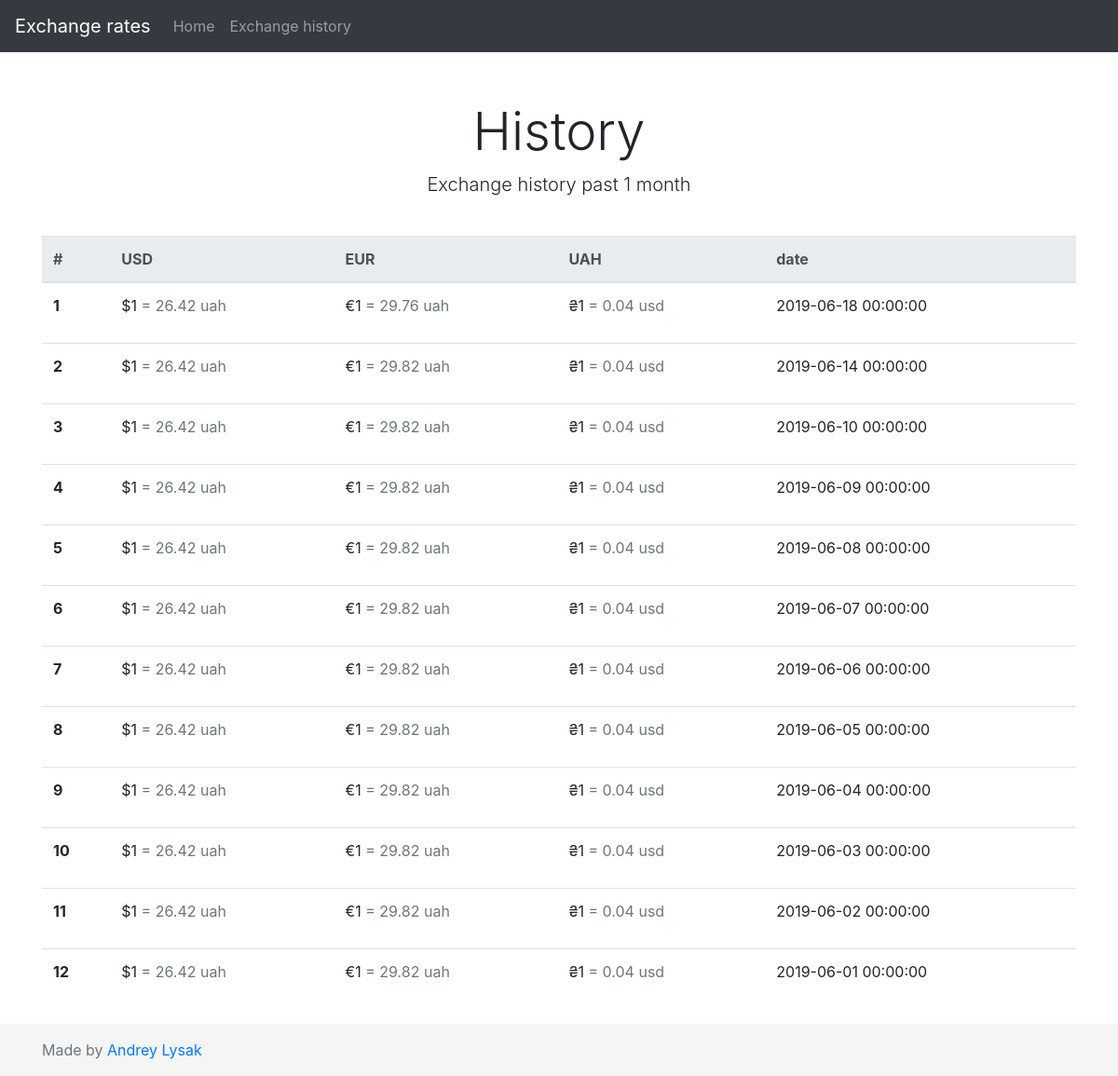
Screenshot of /index.php/home/exchange_history with the database file from the repository.
### tables this page shows
CREATE TABLE `exchange_history` (
  `id` int(10) UNSIGNED NOT NULL,
  `usd` varchar(100) DEFAULT NULL,
  `eur` varchar(100) DEFAULT NULL,
  `uah` varchar(100) DEFAULT NULL,
  `date` datetime NOT NULL
);

### application/controllers/home.php (called while the page is built, shortened)
<?php
class Home extends CI_Controller {
	public function __construct()
	{
		$this->load->model('exchange_model');
		$this->load->helper('url_helper');
	}
	public function exchange_history()
	{
		$this->load->helper('url');
		$data['title'] = ucfirst('Exchange history');
		$data['request_url'] = self::request_url();
		$data['controller'] = $this;
		$data['exchange'] = $this->exchange_model->get_exchange();
		$this->load->view('templates/header', $data);
		$this->load->view('pages/exchange_history');
		$this->load->view('templates/footer');
	}
	public static function request_url() {
		return $_SERVER['HTTP_HOST'].$_SERVER['REQUEST_URI'];
	}
	public static function page_current($current_page) {
		$request_url = $_SERVER['HTTP_HOST'].$_SERVER['REQUEST_URI'];
		if (strlen($current_page) != 0) {
			$current_url = site_url().'/'.$current_page;
		} else {
			$current_url = site_url();
		}
		if (strcasecmp($current_url, $request_url) == 0) {
			return true;
		} else {
			return false;
		}
	}
}

### index.php (called while the page is built, shortened)
<?php
require_once BASEPATH.'core/CodeIgniter.php';

### application/models/Exchange_model.php (called while the page is built, shortened)
<?php
class Exchange_model extends CI_Model {
    public function get_exchange($date = FALSE)
    {
        if ($date === FALSE)
        {
            $query = $this->db->order_by('date', 'DESC')->limit(31)->get('exchange_history');
            return $query->result_array();
        }
        $query = $this->db->get_where('exchange_history', array('date' => $date));
        return $query->result_array();
    }
}
?>

### application/views/pages/exchange_history.php (the view, shortened to what this page needs)
<div class="page">
	<main role="main" class="flex-shrink-0">
		<div class="container">
			<div class="px-3 py-3 pt-md-5 pb-md-4 mx-auto text-center">
				<h1 class="display-4">History</h1>
				<p class="lead">Exchange history past 1 month</p>
			</div>
			<table class="table">
				<thead class="thead-light">
					<tr>
						<th scope="col">#</th>
						<th scope="col">USD</th>
						<th scope="col">EUR</th>
						<th scope="col">UAH</th>
						<th scope="col">date</th>
					</tr>
				</thead>
				<tbody>
					<?php
						$index = 1;
						foreach($exchange as $item) {
							$html = '
							<tr>
								<th scope="row">'.$index.'</th>
								<td><p>$1 <span class="text-muted">= '.$item['usd'].' uah</span></p></td>
								<td><p>€1 <span class="text-muted">= '.$item['eur'].' uah</span></p></td>
								<td><p>₴1 <span class="text-muted">= '.$item['uah'].' usd</span></p></td>
								<td><p>'.$item['date'].'</p></td>
							</tr>
							';
							echo $html;
							$index++;
						}
					?>
				</tbody>
			</table>
		</div>
	</main>
</div>

### application/views/templates/header.php (shortened to what this page needs)
<!DOCTYPE html>
<html lang="en" class="h-100">
	<head>
		<link rel="stylesheet" type="text/css" href="<?php echo prep_url(base_url()); ?>assets/libs/bootstrap/css/bootstrap.min.css">
		<link rel="stylesheet" href="<?php echo prep_url(base_url()); ?>assets/css/main.css">
	</head>
	<body class="d-flex flex-column h-100">
		<header>
			<nav class="navbar navbar-expand-md navbar-dark fixed-top bg-dark">
				<a class="navbar-brand" href="#">Exchange rates</a>
				<div class="collapse navbar-collapse" id="navbarCollapse">
					<ul class="navbar-nav mr-auto">
						<li class="nav-item <?php if ($controller::page_current('')) echo 'active'; ?>">
							<a class="nav-link" href="<?php echo prep_url(site_url()); ?>">Home</a>
						</li>
						<li class="nav-item <?php if ($controller::page_current('exchange-history')) echo 'active'; ?>">
							<a class="nav-link" href="<?php echo prep_url(site_url()); ?>/exchange-history">Exchange history</a>
						</li>
					</ul>
				</div>
			</nav>
		</header>

### application/views/templates/footer.php (shortened to what this page needs)
		<footer class="footer mt-auto py-3">
			<div class="container">
				<span class="text-muted">Made by <a href="https://andreylysak.github.io/">Andrey Lysak</a></span>
			</div>
		</footer>
	</body>
</html>

### assets/css/main.css (style rules this page uses)
main > .container { padding: 60px 15px 0; }
.footer { background-color: #f5f5f5; }
.footer > .container { padding-right: 15px; padding-left: 15px; }

### rows the page displays
exchange_history: usd "26.42", eur "29.76", uah "0.04", date "2019-06-18 00:00:00"
exchange_history: usd "26.42", eur "29.82", uah "0.04", date "2019-06-14 00:00:00"
exchange_history: usd "26.42", eur "29.82", uah "0.04", date "2019-06-10 00:00:00"
exchange_history: usd "26.42", eur "29.82", uah "0.04", date "2019-06-09 00:00:00"
exchange_history: usd "26.42", eur "29.82", uah "0.04", date "2019-06-08 00:00:00"
exchange_history: usd "26.42", eur "29.82", uah "0.04", date "2019-06-07 00:00:00"
exchange_history: usd "26.42", eur "29.82", uah "0.04", date "2019-06-06 00:00:00"
exchange_history: usd "26.42", eur "29.82", uah "0.04", date "2019-06-05 00:00:00"
exchange_history: usd "26.42", eur "29.82", uah "0.04", date "2019-06-04 00:00:00"
exchange_history: usd "26.42", eur "29.82", uah "0.04", date "2019-06-03 00:00:00"
exchange_history: usd "26.42", eur "29.82", uah "0.04", date "2019-06-02 00:00:00"
exchange_history: usd "26.42", eur "29.82", uah "0.04", date "2019-06-01 00:00:00"
